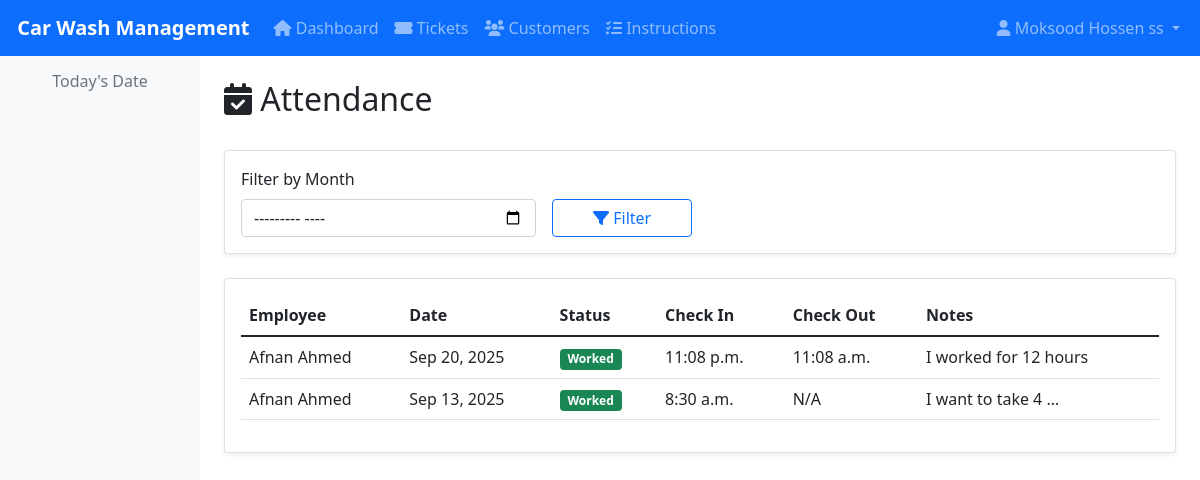
The app's page /attendance/ (signed in) with its own data.
### accounts/models.py (models this page shows, shortened)
class User(AbstractUser):
    ROLE_CHOICES = [
        ('employer', 'Employer'),
        ('author', 'Author'),
        ('superadmin', 'SuperAdmin'),
    ]
    role = models.CharField(max_length=20, choices=ROLE_CHOICES, default='employer')
    phone = models.CharField(max_length=15, blank=True)
    post = models.CharField(max_length=100, blank=True)
    created_at = models.DateTimeField(auto_now_add=True)
    updated_at = models.DateTimeField(auto_now=True)
    def is_employer(self):
        return self.role == 'employer'
    def is_author(self):
        return self.role == 'author'
    class Meta:
        verbose_name = 'User'
        verbose_name_plural = 'Users'

### attendance/models.py (models this page shows, shortened)
class EmployerAttendance(models.Model):
    STATUS_CHOICES = [
        ('worked', 'Worked'),
        ('missed', 'Missed'),
        ('leave', 'Leave'),
        ('half_day', 'Half Day'),
    ]
    user = models.ForeignKey(User, on_delete=models.CASCADE, limit_choices_to={'role': 'employer'})
    date = models.DateField(default=timezone.now)
    status = models.CharField(max_length=10, choices=STATUS_CHOICES, default='worked')
    check_in_time = models.TimeField(null=True, blank=True)
    check_out_time = models.TimeField(null=True, blank=True)
    notes = models.TextField(blank=True)
    created_at = models.DateTimeField(auto_now_add=True)
    updated_at = models.DateTimeField(auto_now=True)
    class Meta:
        verbose_name = 'Employer Attendance'
        verbose_name_plural = 'Employer Attendances'
        unique_together = ('user', 'date')
        ordering = ['-date']

### attendance/views.py (the view)
# urls.py: path('', views.attendance_list, name='attendance_list'),
@login_required
def attendance_list(request):
    if request.user.is_employer():
        attendance_records = EmployerAttendance.objects.filter(user=request.user).order_by('-date')
    elif request.user.is_author() or request.user.is_superadmin():
        attendance_records = EmployerAttendance.objects.all().order_by('-date')
    else:
        messages.error(request, 'You do not have permission to view attendance.')
        return redirect('accounts:dashboard')
    month_filter = request.GET.get('month')
    if month_filter:
        try:
            year, month = month_filter.split('-')
            attendance_records = attendance_records.filter(date__year=year, date__month=month)
        except ValueError:
            pass
    paginator = Paginator(attendance_records, 20)
    page_number = request.GET.get('page')
    page_obj = paginator.get_page(page_number)
    context = {
        'page_obj': page_obj,
        'month_filter': month_filter,
    }
    return render(request, 'attendance/attendance_list.html', context)

### templates/attendance/attendance_list.html (shortened to what this page needs)
{% extends 'base.html' %}
{% block content %}
<div class="row">
    <div class="col-12">
        <div class="d-flex justify-content-between align-items-center mb-4">
            <h2><i class="fas fa-calendar-check"></i> Attendance</h2>
        </div>
    </div>
</div>
<div class="card mb-4">
    <div class="card-body">
        <form method="get" class="row g-3">
            <div class="col-md-4">
                <label for="month" class="form-label">Filter by Month</label>
                <input type="month" class="form-control" id="month" name="month"
                       value="{{ month_filter }}">
            </div>
            <div class="col-md-2">
                <label class="form-label">&nbsp;</label>
                <div class="d-grid">
                    <button type="submit" class="btn btn-outline-primary">
                        <i class="fas fa-filter"></i> Filter
                    </button>
                </div>
            </div>
        </form>
    </div>
</div>
<div class="card">
    <div class="card-body">
        {% if page_obj %}
            <div class="table-responsive">
                <table class="table table-hover">
                    <thead>
                        <tr>
                            {% if user.is_author or user.is_superadmin %}
                            <th>Employee</th>
                            {% endif %}
                            <th>Date</th>
                            <th>Status</th>
                            <th>Check In</th>
                            <th>Check Out</th>
                            <th>Notes</th>
                        </tr>
                    </thead>
                    <tbody>
                        {% for attendance in page_obj %}
                        <tr>
                            {% if user.is_author or user.is_superadmin %}
                            <td>{{ attendance.user.get_full_name }}</td>
                            {% endif %}
                            <td>{{ attendance.date|date:"M d, Y" }}</td>
                            <td>
                                {% if attendance.status == 'worked' %}
                                    <span class="badge bg-success">{{ attendance.get_status_display }}</span>
                                {% elif attendance.status == 'missed' %}
                                    <span class="badge bg-danger">{{ attendance.get_status_display }}</span>
                                {% elif attendance.status == 'leave' %}
                                    <span class="badge bg-warning">{{ attendance.get_status_display }}</span>
                                {% else %}
                                    <span class="badge bg-info">{{ attendance.get_status_display }}</span>
                                {% endif %}
                            </td>
                            <td>{{ attendance.check_in_time|default:"N/A" }}</td>
                            <td>{{ attendance.check_out_time|default:"N/A" }}</td>
                            <td>{{ attendance.notes|truncatewords:5|default:"N/A" }}</td>
                        </tr>
                        {% endfor %}
                    </tbody>
                </table>
            </div>
        {% endif %}
    </div>
</div>
{% endblock %}

### templates/base.html (shortened to what this page needs)
<!DOCTYPE html>
<html lang="en">
<head>
    <link href="https://cdn.jsdelivr.net/npm/bootstrap@5.1.3/dist/css/bootstrap.min.css" rel="stylesheet">
    <link href="https://cdnjs.cloudflare.com/ajax/libs/font-awesome/6.0.0/css/all.min.css" rel="stylesheet">
</head>
<body>
    <nav class="navbar navbar-expand-lg navbar-dark bg-primary">
        <div class="container-fluid">
            <a class="navbar-brand" href="{% url 'accounts:dashboard' %}">
                 Car Wash Management
            </a>
            {% if user.is_authenticated %}
            <div class="collapse navbar-collapse" id="navbarNav">
                <ul class="navbar-nav me-auto">
                    <li class="nav-item">
                        <a class="nav-link" href="{% url 'accounts:dashboard' %}">
                            <i class="fas fa-home"></i> Dashboard
                        </a>
                    </li>
                    {% if user.is_author or user.is_superadmin %}
                    <li class="nav-item">
                        <a class="nav-link" href="{% url 'carwash:ticket_list' %}">
                            <i class="fas fa-ticket-alt"></i> Tickets
                        </a>
                    </li>
                    <li class="nav-item">
                        <a class="nav-link" href="{% url 'carwash:customer_list' %}">
                            <i class="fas fa-users"></i> Customers
                        </a>
                    </li>
                    {% endif %}
                    {% if user.is_author %}
                    <li class="nav-item">
                        <a class="nav-link" href="{% url 'requests:instruction_list' %}">
                            <i class="fas fa-tasks"></i> Instructions
                        </a>
                    </li>
                    {% endif %}
                </ul>
                <ul class="navbar-nav">
                    <li class="nav-item dropdown">
                        <a class="nav-link dropdown-toggle" href="#" id="navbarDropdown" role="button" data-bs-toggle="dropdown">
                            <i class="fas fa-user"></i> {{ user.get_full_name|default:user.username }}
                        </a>
                    </li>
                </ul>
            </div>
            {% endif %}
        </div>
    </nav>
    <div class="container-fluid">
        <div class="row">
            {% if user.is_authenticated %}
            <div class="col-md-3 col-lg-2 sidebar p-3">
                <div class="text-center mb-4">
                    <h6 class="text-muted">Today's Date</h6>
                </div>
            </div>
            <div class="col-md-9 col-lg-10 main-content p-4">
            {% else %}
            <div class="col-12 main-content p-4">
            {% endif %}
                {% block content %}{% endblock %}
            </div>
        </div>
    </div>
</body>
</html>

### templates/base.html (style rules this page uses)
.navbar-brand { font-weight: bold; }
.sidebar { min-height: calc(100vh - 56px); background-color: #f8f9fa; }
.main-content { min-height: calc(100vh - 56px); }
.card { box-shadow: 0 0.125rem 0.25rem rgba(0, 0, 0, 0.075); border: 1px solid rgba(0, 0, 0, 0.125); }

### records on screen
User: get_full_name "Moksood Hossen ss"
EmployerAttendance: user.get_full_name "Afnan Ahmed", date "Sep 20, 2025", status "Worked", check_in_time "11:08 p.m.", check_out_time "11:08 a.m.", notes "I worked for 12 hours"
EmployerAttendance: user.get_full_name "Afnan Ahmed", date "Sep 13, 2025", status "Worked", check_in_time "8:30 a.m.", check_out_time "N/A", notes "I want to take 4 …"
